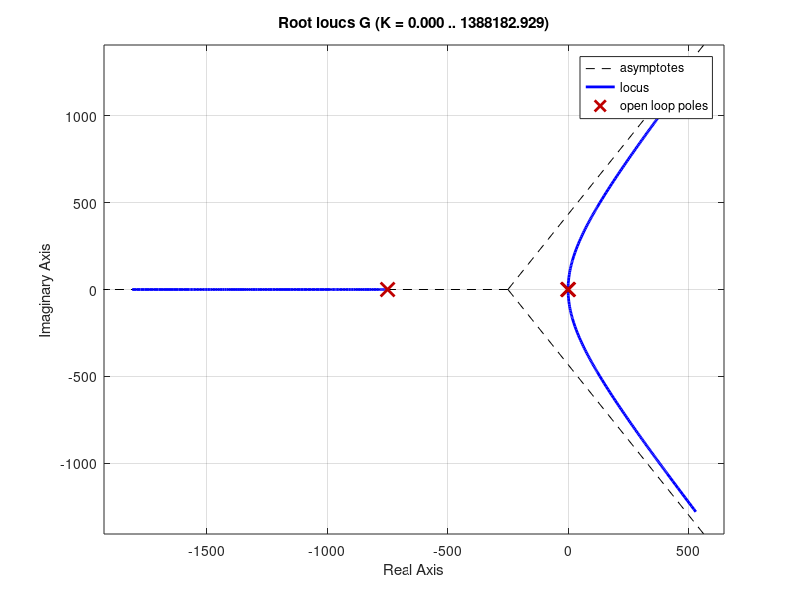

This figure's MATLAB source: (Note: this script raises an error after producing the figure.)
% DC Motor Parameters
Kt = 0.05;      % Motor torque constant (N*m/A)
L  = 0.002;     % Armature inductance (H)
R  = 1.5;       % Armature resistance (Ohms)

% Gimbal Mechanical Parameters
J  = 0.01;      % Moment of inertia (kg*m^2)
B  = 0.02;      % Viscous damping coefficient (N*m*s/rad)

% PID Controller Gains (starting values for tuning)
Kp = 15;
Ki = 5;
Kd = 1.2;

G = tf(Kt, conv([L R], [J B 0]));

figure
rlocus(G)
grid on

disp('Open-loop poles:')
disp(pole(G))

Mp = 10; %max overshoot allowed (selected by us)

zeta_min = sqrt(log(100/Mp)^2 / (pi^2 + log(100/Mp)^2)); %assuming as 2nd order since third pole (-750) lies far. dies out quick.

% setting characteristic equation equal to zero and solving we get s^2 + (B/J)s + KpKt/RJ
Kp_max = R*B^2 / (4*J*Kt*zeta_min^2);

fprintf('Minimum damping ratio: %.4f\n', zeta_min);
fprintf('Approximate gain range: 0 < Kp < %.4f\n', Kp_max);

% Test a gain within the range using the full third-order plant
Kp_test = 0.8;
T = feedback(Kp_test*G, 1);

disp('Closed-loop poles:')
disp(pole(T))

info = stepinfo(T);
fprintf('Full-model overshoot: %.2f%%\n', info.Overshoot);
fprintf('Settling time: %.2f s\n', info.SettlingTime);

figure
step(T)
grid on
